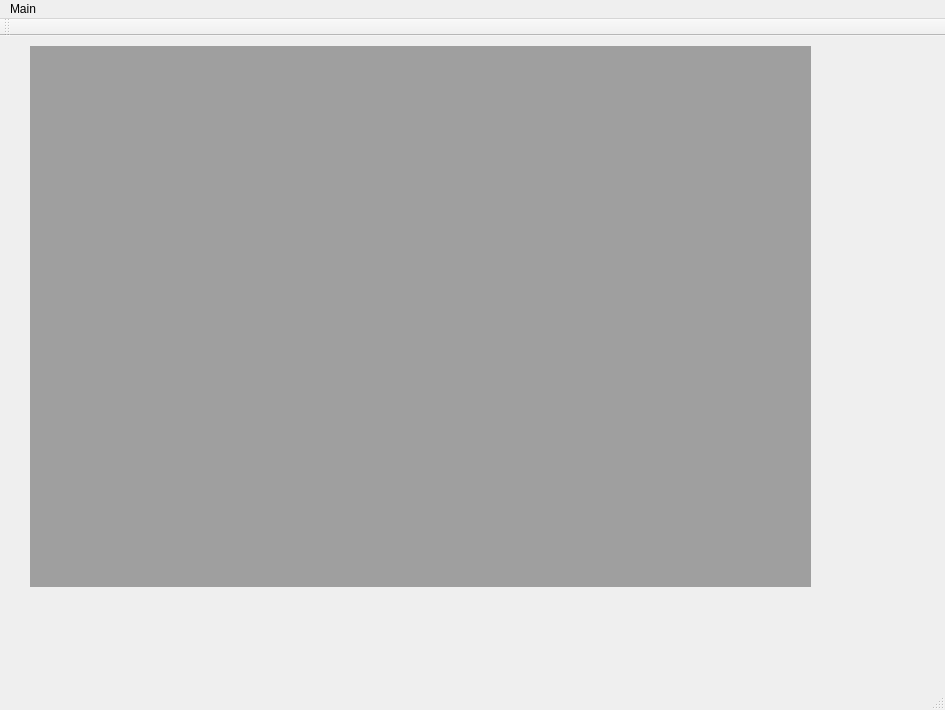
<?xml version="1.0" encoding="UTF-8"?>
<ui version="4.0">
 <class>UIToolkitTest</class>
 <widget class="QMainWindow" name="UIToolkitTest">
  <property name="geometry">
   <rect>
    <x>0</x>
    <y>0</y>
    <width>945</width>
    <height>710</height>
   </rect>
  </property>
  <property name="windowTitle">
   <string>UIToolkitTest</string>
  </property>
  <widget class="QWidget" name="centralWidget">
   <widget class="QMdiArea" name="mdiArea">
    <property name="geometry">
     <rect>
      <x>30</x>
      <y>10</y>
      <width>781</width>
      <height>541</height>
     </rect>
    </property>
    <widget class="QWidget" name="subwindow">
     <property name="windowTitle">
      <string>Subwindow</string>
     </property>
     <widget class="QGroupBox" name="groupBox">
      <property name="geometry">
       <rect>
        <x>80</x>
        <y>50</y>
        <width>120</width>
        <height>80</height>
       </rect>
      </property>
      <property name="title">
       <string>GroupBox</string>
      </property>
      <widget class="QPushButton" name="pushButton">
       <property name="geometry">
        <rect>
         <x>-20</x>
         <y>30</y>
         <width>114</width>
         <height>32</height>
        </rect>
       </property>
       <property name="text">
        <string>PushButton</string>
       </property>
      </widget>
     </widget>
     <widget class="QDoubleSpinBox" name="doubleSpinBox">
      <property name="geometry">
       <rect>
        <x>270</x>
        <y>110</y>
        <width>62</width>
        <height>25</height>
       </rect>
      </property>
     </widget>
     <widget class="QSpinBox" name="spinBox">
      <property name="geometry">
       <rect>
        <x>190</x>
        <y>180</y>
        <width>57</width>
        <height>25</height>
       </rect>
      </property>
     </widget>
     <widget class="QComboBox" name="comboBox">
      <property name="geometry">
       <rect>
        <x>340</x>
        <y>30</y>
        <width>111</width>
        <height>26</height>
       </rect>
      </property>
     </widget>
    </widget>
   </widget>
  </widget>
  <widget class="QMenuBar" name="menuBar">
   <property name="geometry">
    <rect>
     <x>0</x>
     <y>0</y>
     <width>945</width>
     <height>22</height>
    </rect>
   </property>
   <widget class="QMenu" name="menuMain">
    <property name="title">
     <string>Main</string>
    </property>
    <addaction name="actionPreference"/>
   </widget>
   <addaction name="menuMain"/>
  </widget>
  <widget class="QToolBar" name="mainToolBar">
   <attribute name="toolBarArea">
    <enum>TopToolBarArea</enum>
   </attribute>
   <attribute name="toolBarBreak">
    <bool>false</bool>
   </attribute>
  </widget>
  <widget class="QStatusBar" name="statusBar"/>
  <action name="actionPreference">
   <property name="text">
    <string>Preference...</string>
   </property>
  </action>
 </widget>
 <layoutdefault spacing="6" margin="11"/>
 <resources/>
 <connections/>
</ui>
